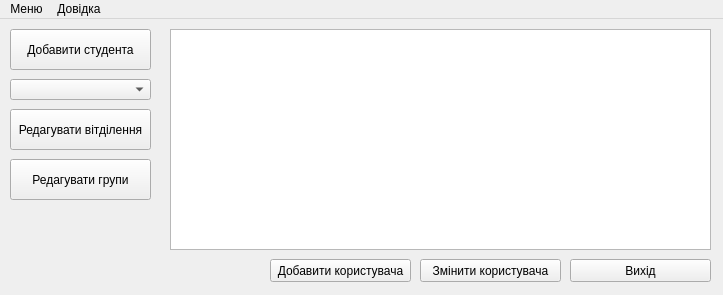
<?xml version="1.0" encoding="UTF-8"?>
<ui version="4.0">
 <class>MainWindow</class>
 <widget class="QMainWindow" name="MainWindow">
  <property name="windowModality">
   <enum>Qt::WindowModal</enum>
  </property>
  <property name="geometry">
   <rect>
    <x>0</x>
    <y>0</y>
    <width>723</width>
    <height>295</height>
   </rect>
  </property>
  <property name="windowTitle">
   <string>Головне вікно</string>
  </property>
  <property name="windowIcon">
   <iconset>
    <normaloff>../../Desktop/Icojam-Blue-Bits-Database-search.ico</normaloff>../../Desktop/Icojam-Blue-Bits-Database-search.ico</iconset>
  </property>
  <widget class="QWidget" name="centralwidget">
   <widget class="QPushButton" name="pushButton">
    <property name="enabled">
     <bool>true</bool>
    </property>
    <property name="geometry">
     <rect>
      <x>570</x>
      <y>240</y>
      <width>141</width>
      <height>23</height>
     </rect>
    </property>
    <property name="text">
     <string>Вихід</string>
    </property>
    <property name="checkable">
     <bool>false</bool>
    </property>
    <property name="autoDefault">
     <bool>false</bool>
    </property>
    <property name="default">
     <bool>false</bool>
    </property>
    <property name="flat">
     <bool>false</bool>
    </property>
   </widget>
   <widget class="QPushButton" name="pushButton_2">
    <property name="geometry">
     <rect>
      <x>10</x>
      <y>10</y>
      <width>141</width>
      <height>41</height>
     </rect>
    </property>
    <property name="text">
     <string>Добавити студента</string>
    </property>
   </widget>
   <widget class="QTableView" name="tableView">
    <property name="geometry">
     <rect>
      <x>170</x>
      <y>10</y>
      <width>541</width>
      <height>221</height>
     </rect>
    </property>
    <property name="textElideMode">
     <enum>Qt::ElideRight</enum>
    </property>
    <property name="sortingEnabled">
     <bool>false</bool>
    </property>
    <attribute name="horizontalHeaderVisible">
     <bool>false</bool>
    </attribute>
    <attribute name="horizontalHeaderDefaultSectionSize">
     <number>100</number>
    </attribute>
    <attribute name="horizontalHeaderHighlightSections">
     <bool>true</bool>
    </attribute>
    <attribute name="horizontalHeaderMinimumSectionSize">
     <number>5</number>
    </attribute>
    <attribute name="horizontalHeaderShowSortIndicator" stdset="0">
     <bool>false</bool>
    </attribute>
    <attribute name="verticalHeaderVisible">
     <bool>false</bool>
    </attribute>
   </widget>
   <widget class="QComboBox" name="comboBox">
    <property name="geometry">
     <rect>
      <x>10</x>
      <y>60</y>
      <width>141</width>
      <height>21</height>
     </rect>
    </property>
    <property name="font">
     <font>
      <pointsize>8</pointsize>
      <kerning>true</kerning>
     </font>
    </property>
    <property name="currentText">
     <string/>
    </property>
   </widget>
   <widget class="QPushButton" name="pushButton_4">
    <property name="geometry">
     <rect>
      <x>420</x>
      <y>240</y>
      <width>141</width>
      <height>23</height>
     </rect>
    </property>
    <property name="text">
     <string>Змінити користувача</string>
    </property>
   </widget>
   <widget class="QPushButton" name="pushButton_5">
    <property name="geometry">
     <rect>
      <x>270</x>
      <y>240</y>
      <width>141</width>
      <height>23</height>
     </rect>
    </property>
    <property name="text">
     <string>Добавити користувача</string>
    </property>
   </widget>
   <widget class="QPushButton" name="pushButton_8">
    <property name="geometry">
     <rect>
      <x>550</x>
      <y>240</y>
      <width>31</width>
      <height>20</height>
     </rect>
    </property>
    <property name="text">
     <string/>
    </property>
    <property name="flat">
     <bool>true</bool>
    </property>
   </widget>
   <widget class="QPushButton" name="pushButton_3">
    <property name="geometry">
     <rect>
      <x>10</x>
      <y>90</y>
      <width>141</width>
      <height>41</height>
     </rect>
    </property>
    <property name="text">
     <string>Редагувати вітділення</string>
    </property>
   </widget>
   <widget class="QPushButton" name="pushButton_6">
    <property name="geometry">
     <rect>
      <x>10</x>
      <y>140</y>
      <width>141</width>
      <height>41</height>
     </rect>
    </property>
    <property name="text">
     <string>Редагувати групи</string>
    </property>
   </widget>
   <zorder>pushButton_8</zorder>
   <zorder>pushButton</zorder>
   <zorder>pushButton_2</zorder>
   <zorder>tableView</zorder>
   <zorder>comboBox</zorder>
   <zorder>pushButton_4</zorder>
   <zorder>pushButton_5</zorder>
   <zorder>pushButton_3</zorder>
   <zorder>pushButton_6</zorder>
  </widget>
  <widget class="QMenuBar" name="menubar">
   <property name="geometry">
    <rect>
     <x>0</x>
     <y>0</y>
     <width>723</width>
     <height>21</height>
    </rect>
   </property>
   <widget class="QMenu" name="menu">
    <property name="title">
     <string>Меню</string>
    </property>
    <addaction name="action"/>
    <addaction name="action_2"/>
    <addaction name="separator"/>
    <addaction name="action_4"/>
    <addaction name="action_3"/>
   </widget>
   <widget class="QMenu" name="menu_2">
    <property name="title">
     <string>Довідка</string>
    </property>
    <addaction name="action_5"/>
    <addaction name="action_Qt"/>
    <addaction name="action_7"/>
   </widget>
   <addaction name="menu"/>
   <addaction name="menu_2"/>
  </widget>
  <action name="action">
   <property name="enabled">
    <bool>true</bool>
   </property>
   <property name="text">
    <string>Добавити студента</string>
   </property>
   <property name="shortcut">
    <string>Ctrl+A</string>
   </property>
  </action>
  <action name="action_2">
   <property name="text">
    <string>Видалити студента</string>
   </property>
  </action>
  <action name="action_3">
   <property name="text">
    <string>Вихід</string>
   </property>
   <property name="shortcut">
    <string>F11</string>
   </property>
  </action>
  <action name="action_4">
   <property name="enabled">
    <bool>true</bool>
   </property>
   <property name="text">
    <string>Змінити користувача</string>
   </property>
   <property name="visible">
    <bool>true</bool>
   </property>
  </action>
  <action name="action_6">
   <property name="text">
    <string>Добавити нового користувача</string>
   </property>
  </action>
  <action name="action_5">
   <property name="text">
    <string>Про програму</string>
   </property>
  </action>
  <action name="action_Qt">
   <property name="text">
    <string>Про Qt</string>
   </property>
  </action>
  <action name="action_7">
   <property name="text">
    <string>Про автора</string>
   </property>
  </action>
 </widget>
 <resources/>
 <connections/>
</ui>
